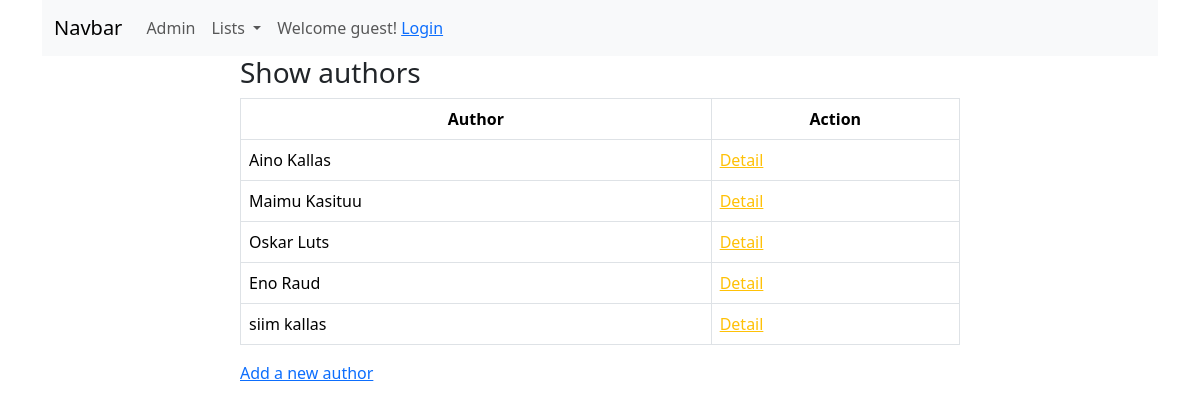
/booksapp/author_list, run on the app's committed database.
### booksapp/models.py (models this page shows, shortened)
class Author(models.Model):
    firstname = models.CharField(max_length=25, validators=[MinLengthValidator(2)])
    lastname = models.CharField(max_length=25, validators=[MinLengthValidator(2)])
    birth = models.DateField(null=True, blank=True)
    country = models.ForeignKey(Country, on_delete=models.SET_NULL, null=True)
    class Meta:
        ordering = ['lastname', 'firstname']
    def fullname(self):
        return f'{self.firstname} {self.lastname}'

### booksapp/views.py (the view)
# urls.py: path('author_list', views.AuthorListView.as_view(), name='author_list'),  # author list view
class AuthorListView(ListView):
    model = Author

### booksapp/templates/booksapp/author_list.html (shortened to what this page needs)
{% extends 'base.html' %}
{% block content %}
	<div class="container">
    <div class="row">
        <div class="col-8 mx-auto">
            <h3>Show authors</h3>
            <table class="table table-bordered table-hover">
                <thead>
                <tr class="text-center">
                    <th>Author</th>
                    <th>Action</th>
                </tr>
                </thead>
                <tbody>
                {% for author in object_list %}
                	<tr>
                    <td>{{ author.fullname }}</td>
                    <td class="text/center">
                        <a href="{% url 'booksapp:author_detail' pk=author.id%}" class="text-warning">Detail</a>
                    </td>
                    </tr>
                {% endfor %}
                </tbody>
            </table>
            <a href="{% url 'booksapp:author_create' %}">Add a new author</a>
        </div>
    </div>
    </div>
{% endblock %}

### data on the page
Author: fullname "Aino Kallas"
Author: fullname "Maimu Kasituu"
Author: fullname "Oskar Luts"
Author: fullname "Eno Raud"
Author: fullname "siim kallas"
